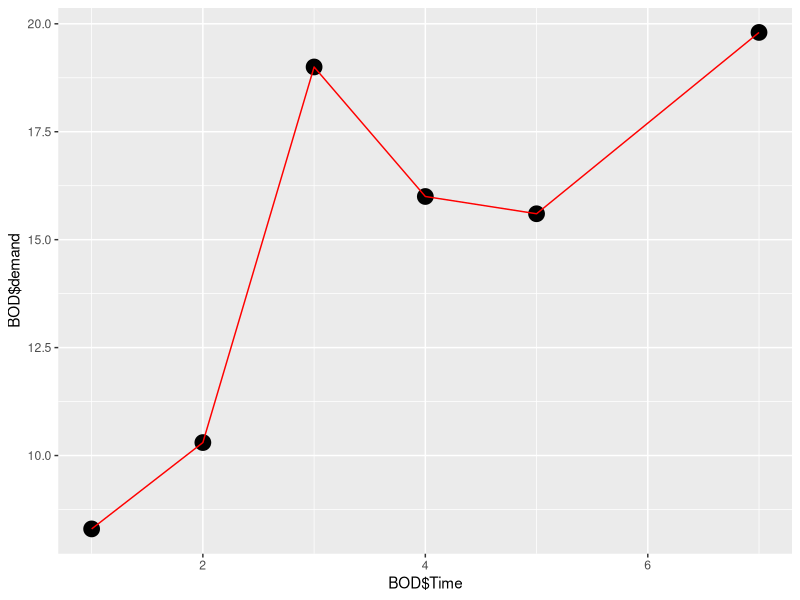
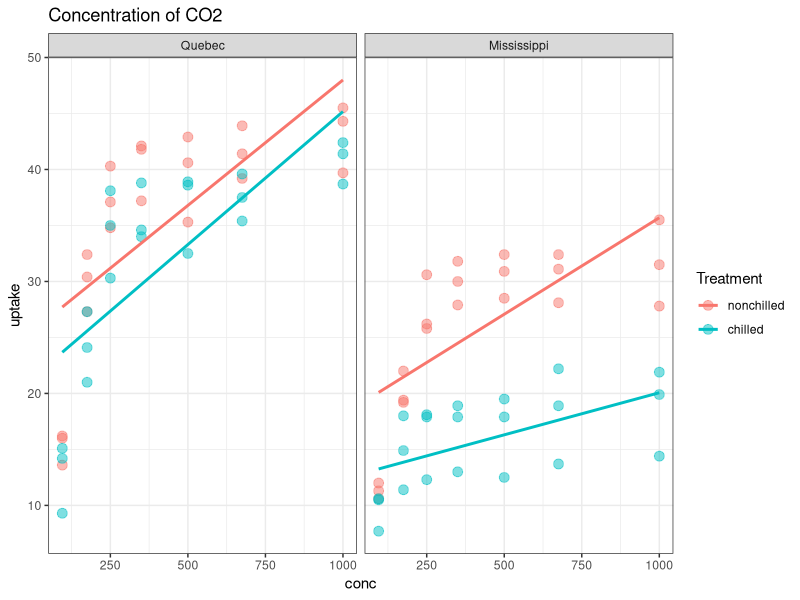
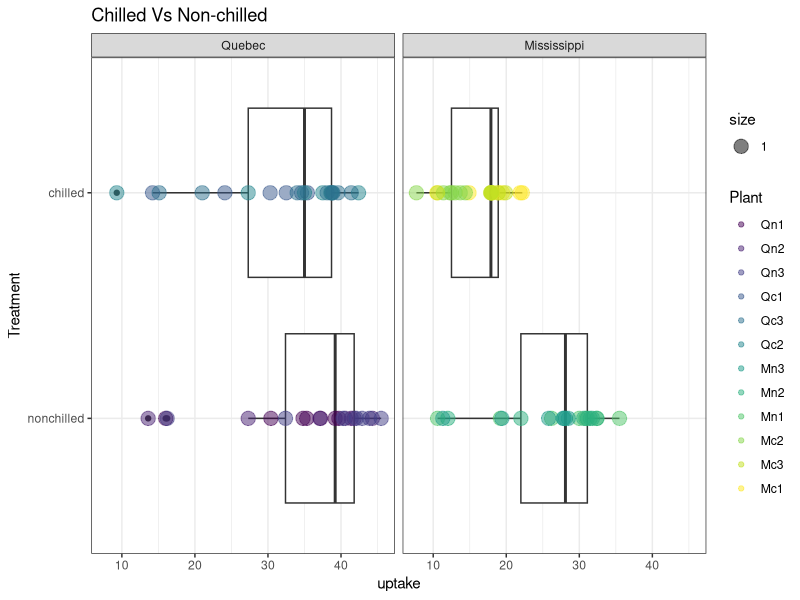

R code for these plots, in order: (Note: this script raises an error after producing the figures.)
library(tidyverse)
# In aes() x is an independent variable and y is a dependent variable
ggplot(data = BOD, 
       mapping = aes(x = BOD$Time,
                     y = BOD$demand))+
  geom_point(size = 5,)+
  geom_line(color = "red")

names(CO2)
CO2 %>% 
  ggplot(aes(conc,uptake, colour = Treatment))+
  geom_point(size = 3, alpha = 0.5)+
  geom_smooth(method = lm, se = F)+
  facet_wrap(~Type)+
  labs(title = "Concentration of CO2")+
  theme_bw()

CO2 %>% 
  ggplot(aes(Treatment,uptake))+
  geom_boxplot()+
  geom_point(alpha = 0.5, 
             aes(size = 1
                 , colour = Plant))+
  coord_flip()+
  theme_bw()+
  facet_wrap(~Type)+
  labs(title = "Chilled Vs Non-chilled")


view(mpg)
summary(mpg)
dim(mpg)
describe(mpg)
str(mpg)
